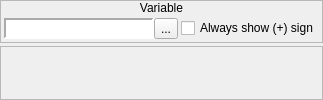
       <widget class="QWidget" name="wVariable">
        <layout class="QVBoxLayout" name="verticalLayout_47">
         <property name="spacing">
          <number>3</number>
         </property>
         <property name="margin">
          <number>0</number>
         </property>
         <item>
          <widget class="QFrame" name="frame_15">
           <property name="sizePolicy">
            <sizepolicy hsizetype="Preferred" vsizetype="Fixed">
             <horstretch>0</horstretch>
             <verstretch>0</verstretch>
            </sizepolicy>
           </property>
           <property name="frameShape">
            <enum>QFrame::StyledPanel</enum>
           </property>
           <property name="frameShadow">
            <enum>QFrame::Raised</enum>
           </property>
           <layout class="QVBoxLayout" name="verticalLayout_46">
            <property name="spacing">
             <number>0</number>
            </property>
            <property name="margin">
             <number>0</number>
            </property>
            <item>
             <widget class="QLabel" name="label_12">
              <property name="sizePolicy">
               <sizepolicy hsizetype="Preferred" vsizetype="Fixed">
                <horstretch>0</horstretch>
                <verstretch>0</verstretch>
               </sizepolicy>
              </property>
              <property name="text">
               <string>Variable</string>
              </property>
              <property name="alignment">
               <set>Qt::AlignCenter</set>
              </property>
             </widget>
            </item>
            <item>
             <widget class="QWidget" name="widget_12" native="true">
              <layout class="QHBoxLayout" name="horizontalLayout_24">
               <property name="spacing">
                <number>3</number>
               </property>
               <property name="margin">
                <number>3</number>
               </property>
               <item>
                <widget class="QWidget" name="widget_13" native="true">
                 <layout class="QHBoxLayout" name="horizontalLayout_41">
                  <property name="spacing">
                   <number>0</number>
                  </property>
                  <property name="margin">
                   <number>0</number>
                  </property>
                  <item>
                   <widget class="QLabel" name="lblVariable">
                    <property name="sizePolicy">
                     <sizepolicy hsizetype="Preferred" vsizetype="Preferred">
                      <horstretch>0</horstretch>
                      <verstretch>0</verstretch>
                     </sizepolicy>
                    </property>
                    <property name="minimumSize">
                     <size>
                      <width>150</width>
                      <height>0</height>
                     </size>
                    </property>
                    <property name="font">
                     <font>
                      <family>Monospace</family>
                     </font>
                    </property>
                    <property name="styleSheet">
                     <string notr="true">background-color: palette(base);</string>
                    </property>
                    <property name="frameShape">
                     <enum>QFrame::Panel</enum>
                    </property>
                    <property name="frameShadow">
                     <enum>QFrame::Sunken</enum>
                    </property>
                    <property name="lineWidth">
                     <number>2</number>
                    </property>
                    <property name="text">
                     <string/>
                    </property>
                   </widget>
                  </item>
                  <item>
                   <widget class="QToolButton" name="bBrowseVariables">
                    <property name="text">
                     <string>...</string>
                    </property>
                    <property name="icon">
                     <iconset resource="gui_icons.qrc">
                      <normaloff>:/icons/fileopen.png</normaloff>:/icons/fileopen.png</iconset>
                    </property>
                   </widget>
                  </item>
                 </layout>
                </widget>
               </item>
               <item>
                <widget class="QCheckBox" name="cbAlwaysShowPlusSign">
                 <property name="text">
                  <string>Always show (+) sign</string>
                 </property>
                </widget>
               </item>
              </layout>
             </widget>
            </item>
           </layout>
          </widget>
         </item>
         <item>
          <widget class="QFrame" name="frame_19">
           <property name="frameShape">
            <enum>QFrame::StyledPanel</enum>
           </property>
           <property name="frameShadow">
            <enum>QFrame::Raised</enum>
           </property>
          </widget>
         </item>
        </layout>
       </widget>
